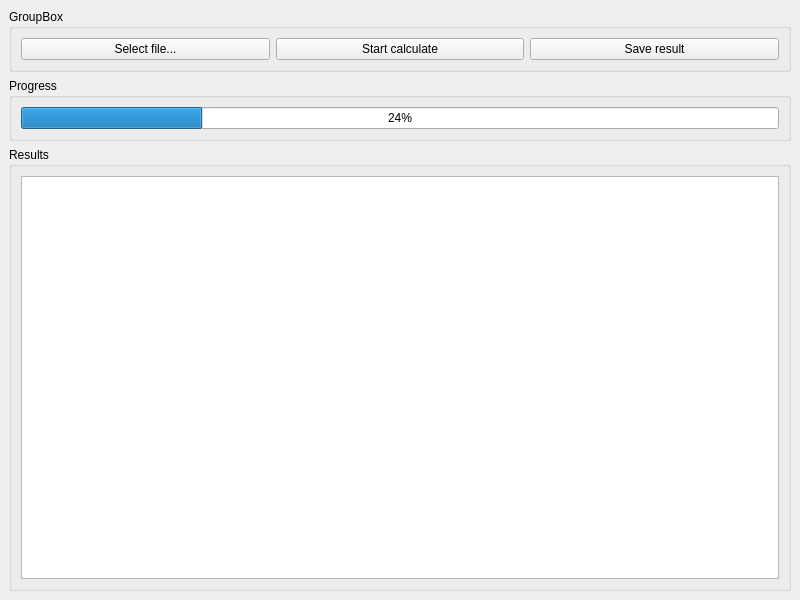
<?xml version="1.0" encoding="UTF-8"?>
<ui version="4.0">
 <class>WordsCounter</class>
 <widget class="QMainWindow" name="WordsCounter">
  <property name="geometry">
   <rect>
    <x>0</x>
    <y>0</y>
    <width>800</width>
    <height>600</height>
   </rect>
  </property>
  <property name="windowTitle">
   <string>Words counter</string>
  </property>
  <widget class="QWidget" name="centralwidget">
   <layout class="QVBoxLayout" name="verticalLayout">
    <item>
     <widget class="QGroupBox" name="groupBox">
      <property name="title">
       <string>GroupBox</string>
      </property>
      <layout class="QHBoxLayout" name="horizontalLayout">
       <item>
        <widget class="QPushButton" name="selectFile_">
         <property name="text">
          <string>Select file...</string>
         </property>
        </widget>
       </item>
       <item>
        <widget class="QPushButton" name="changeCalculateState_">
         <property name="text">
          <string>Start calculate</string>
         </property>
        </widget>
       </item>
       <item>
        <widget class="QPushButton" name="saveResult_">
         <property name="text">
          <string>Save result</string>
         </property>
        </widget>
       </item>
      </layout>
     </widget>
    </item>
    <item>
     <widget class="QGroupBox" name="groupBox_2">
      <property name="title">
       <string>Progress</string>
      </property>
      <layout class="QHBoxLayout" name="horizontalLayout_2">
       <item>
        <widget class="QProgressBar" name="progressBar_">
         <property name="value">
          <number>24</number>
         </property>
        </widget>
       </item>
      </layout>
     </widget>
    </item>
    <item>
     <widget class="QGroupBox" name="groupBox_3">
      <property name="title">
       <string>Results</string>
      </property>
      <layout class="QVBoxLayout" name="verticalLayout_2">
       <item>
        <widget class="QListView" name="resultsView_"/>
       </item>
      </layout>
     </widget>
    </item>
   </layout>
  </widget>
 </widget>
 <resources/>
 <connections/>
</ui>
